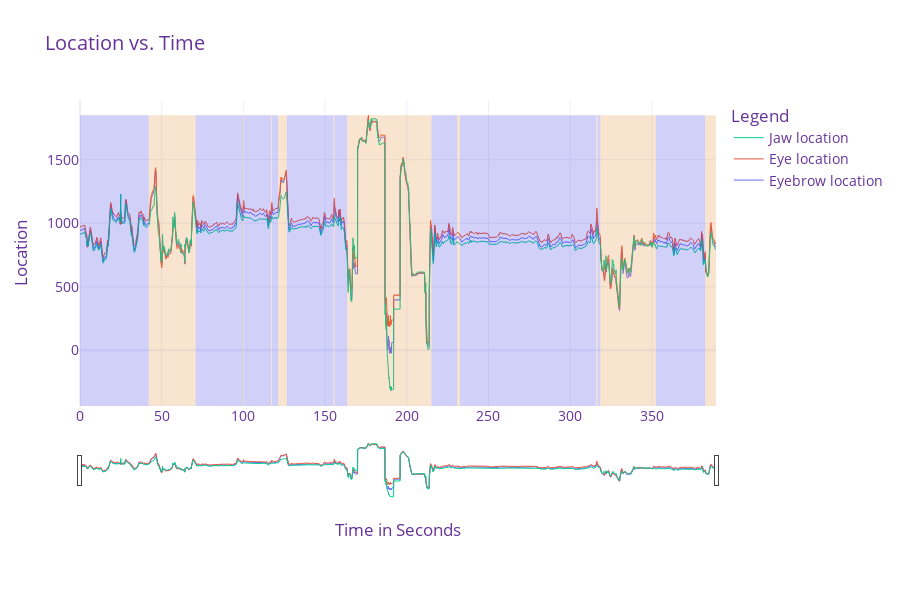

The code cell stored with this chart in its notebook:
### Code cell
# Create figure
fig = go.Figure()

# Add traces
if feature[0] == 1:
    fig.add_trace(go.Scatter(
        x=df[' timestamp'],
        y=df[' x_{}'.format(lib.coor_dir["eyebrow"][0])],
        name='Eyebrow location'
    ))
if feature[1] == 1:
    fig.add_trace(go.Scatter(
        x=df[' timestamp'],
        y=df[' x_{}'.format(lib.coor_dir["eye"][0])],
        name='Eye location'
    ))
if feature[2] == 1:
    fig.add_trace(go.Scatter(
        x=df[' timestamp'],
        y=df[' x_{}'.format(lib.coor_dir["jaw"][0])],
        name='Jaw location'
    ))
if feature[3] == 1:
    fig.add_trace(go.Scatter(
        x=df[' timestamp'],
        y=df[' x_{}'.format(lib.coor_dir["nose"][0])],
        name='Nose location'
    ))
if feature[4] == 1:
    fig.add_trace(go.Scatter(
        x=df[' timestamp'],
        y=df[' x_{}'.format(lib.coor_dir["innerlip"][0])],
        name='Innerlip location'
    ))
if feature[5] == 1:
    fig.add_trace(go.Scatter(
        x=df[' timestamp'],
        y=df[' x_{}'.format(lib.coor_dir["outerlip"][0])],
        name='Outerlip location'
    ))
if feature[6] == 1:
    fig.add_trace(go.Scatter(
        x=df[' timestamp'],
        y=df[' gaze_angle_x'],
        name='Eye Gaze location'
    ))


fig.update_layout(
    title="Location of Facial Features over Time",
    legend_title="Legend",
    font=dict(
        size=14,
        color="RebeccaPurple"
    )
)

# style all the traces
fig.update_traces(
    line={"width": 1},
    mode="lines",
    showlegend=True
)

fig.update_xaxes(title_text='Time in Seconds')
fig.update_yaxes(title_text='Location')


# Add shapes
fig.update_layout(
    shapes=[
        dict(
            fillcolor="rgba(29, 22, 224, 0.2)",
            line={"width": 0},
            type="rect",
            x0=0,
            x1=al['Column6'][0],
            xref="x",
            y0=0,
            y1=0.95,
            yref="paper"
        ),
        dict(
            fillcolor="rgba(224, 123, 22, 0.2)",
            line={"width": 0},
            type="rect",
            x0=al['Column6'][0],
            x1=al['Column6'][1],
            xref="x",
            y0=0,
            y1=0.95,
            yref="paper"
        ),
        dict(
            fillcolor="rgba(29, 22, 224, 0.2)",
            line={"width": 0},
            type="rect",
            x0=al['Column6'][1],
            x1=al['Column6'][2],
            xref="x",
            y0=0,
            y1=0.95,
            yref="paper"
        ),
        dict(
            fillcolor="rgba(224, 123, 22, 0.2)",
            line={"width": 0},
            type="rect",
            x0=al['Column6'][2],
            x1=al['Column6'][3],
            xref="x",
            y0=0,
            y1=0.95,
            yref="paper"
        ),
        dict(
            fillcolor="rgba(29, 22, 224, 0.2)",
            line={"width": 0},
            type="rect",
            x0=al['Column6'][3],
            x1=al['Column6'][4],
            xref="x",
            y0=0,
            y1=0.95,
            yref="paper"
        ),
        dict(
            fillcolor="rgba(224, 123, 22, 0.2)",
            line={"width": 0},
            type="rect",
            x0=al['Column6'][4],
            x1=al['Column6'][5],
            xref="x",
            y0=0,
            y1=0.95,
            yref="paper"
        ),
         dict(
            fillcolor="rgba(29, 22, 224, 0.2)",
            line={"width": 0},
            type="rect",
            x0=al['Column6'][5],
            x1=al['Column6'][6],
            xref="x",
            y0=0,
            y1=0.95,
            yref="paper"
        ),
        dict(
            fillcolor="rgba(224, 123, 22, 0.2)",
            line={"width": 0},
            type="rect",
            x0=al['Column6'][6],
            x1=al['Column6'][7],
            xref="x",
            y0=0,
            y1=0.95,
            yref="paper"
        ),
        dict(
            fillcolor="rgba(29, 22, 224, 0.2)",
            line={"width": 0},
            type="rect",
            x0=al['Column6'][7],
            x1=al['Column6'][8],
            xref="x",
            y0=0,
            y1=0.95,
            yref="paper"
        ),
        dict(
            fillcolor="rgba(224, 123, 22, 0.2)",
            line={"width": 0},
            type="rect",
            x0=al['Column6'][8],
            x1=al['Column6'][9],
            xref="x",
            y0=0,
            y1=0.95,
            yref="paper"
        ),
        dict(
            fillcolor="rgba(29, 22, 224, 0.2)",
            line={"width": 0},
            type="rect",
            x0=al['Column6'][9],
            x1=al['Column6'][10],
            xref="x",
            y0=0,
            y1=0.95,
            yref="paper"
        ),
        dict(
            fillcolor="rgba(224, 123, 22, 0.2)",
            line={"width": 0},
            type="rect",
            x0=al['Column6'][10],
            x1=al['Column6'][11],
            xref="x",
            y0=0,
            y1=0.95,
            yref="paper"
        ),
        dict(
            fillcolor="rgba(29, 22, 224, 0.2)",
            line={"width": 0},
            type="rect",
            x0=al['Column6'][11],
            x1=al['Column6'][12],
            xref="x",
            y0=0,
            y1=0.95,
            yref="paper"
        ),
        dict(
            fillcolor="rgba(224, 123, 22, 0.2)",
            line={"width": 0},
            type="rect",
            x0=al['Column6'][12],
            x1=al['Column6'][13],
            xref="x",
            y0=0,
            y1=0.95,
            yref="paper"
        ),
        dict(
            fillcolor="rgba(29, 22, 224, 0.2)",
            line={"width": 0},
            type="rect",
            x0=al['Column6'][13],
            x1=al['Column6'][14],
            xref="x",
            y0=0,
            y1=0.95,
            yref="paper"
        ),
        dict(
            fillcolor="rgba(224, 123, 22, 0.2)",
            line={"width": 0},
            type="rect",
            x0=al['Column6'][14],
            x1=al['Column6'][15],
            xref="x",
            y0=0,
            y1=0.95,
            yref="paper"
        ),
        dict(
            fillcolor="rgba(29, 22, 224, 0.2)",
            line={"width": 0},
            type="rect",
            x0=al['Column6'][15],
            x1=al['Column6'][16],
            xref="x",
            y0=0,
            y1=0.95,
            yref="paper"
        ),
        dict(
            fillcolor="rgba(224, 123, 22, 0.2)",
            line={"width": 0},
            type="rect",
            x0=al['Column6'][16],
            x1=al['Column6'][17],
            xref="x",
            y0=0,
            y1=0.95,
            yref="paper"
        ),
        dict(
            fillcolor="rgba(29, 22, 224, 0.2)",
            line={"width": 0},
            type="rect",
            x0=al['Column6'][17],
            x1=al['Column6'][18],
            xref="x",
            y0=0,
            y1=0.95,
            yref="paper"
        ),
        dict(
            fillcolor="rgba(224, 123, 22, 0.2)",
            line={"width": 0},
            type="rect",
            x0=al['Column6'][18],
            x1=al['Column6'][19],
            xref="x",
            y0=0,
            y1=0.95,
            yref="paper"
        )
    ]
)

fig.update_layout(
    xaxis=dict(
        autorange=True,
        range=[0, 389],
        rangeslider=dict(
            autorange=True,
            range=[0, 389]
        ),
    )
)

fig.update_layout(
    dragmode="zoom",
    hovermode="x",
    legend=dict(traceorder="reversed"),
    height=600,
    template="plotly_white",
    margin=dict(
        t=100,
        b=100
    ),
)

fig.show()

### Figure 1 — Plotly figure (JSON) as saved in the notebook; plotly's stock layout.template omitted (floating-point values rounded to 4 significant figures; data arrays with more than 128 entries replaced by an {"elided": "..."} marker saying what was removed)
{"data": [{"line": {"width": 1}, "mode": "lines", "name": "Eyebrow location", "showlegend": true, "type": "scatter", "x": {"elided": "9730 float values"}, "y": {"elided": "9730 float values"}}, {"line": {"width": 1}, "mode": "lines", "name": "Eye location", "showlegend": true, "type": "scatter", "x": {"elided": "9730 float values"}, "y": {"elided": "9730 float values"}}, {"line": {"width": 1}, "mode": "lines", "name": "Jaw location", "showlegend": true, "type": "scatter", "x": {"elided": "9730 float values"}, "y": {"elided": "9730 float values"}}], "layout": {"dragmode": "zoom", "font": {"color": "RebeccaPurple", "size": 14}, "height": 600, "hovermode": "x", "legend": {"title": {"text": "Legend"}, "traceorder": "reversed"}, "margin": {"b": 100, "t": 100}, "shapes": [{"fillcolor": "rgba(29, 22, 224, 0.2)", "line": {"width": 0}, "type": "rect", "x0": 0, "x1": 42.06, "xref": "x", "y0": 0, "y1": 0.95, "yref": "paper"}, {"fillcolor": "rgba(224, 123, 22, 0.2)", "line": {"width": 0}, "type": "rect", "x0": 42.06, "x1": 70.79, "xref": "x", "y0": 0, "y1": 0.95, "yref": "paper"}, {"fillcolor": "rgba(29, 22, 224, 0.2)", "line": {"width": 0}, "type": "rect", "x0": 70.79, "x1": 99.72, "xref": "x", "y0": 0, "y1": 0.95, "yref": "paper"}, {"fillcolor": "rgba(224, 123, 22, 0.2)", "line": {"width": 0}, "type": "rect", "x0": 99.72, "x1": 100.3, "xref": "x", "y0": 0, "y1": 0.95, "yref": "paper"}, {"fillcolor": "rgba(29, 22, 224, 0.2)", "line": {"width": 0}, "type": "rect", "x0": 100.3, "x1": 116.9, "xref": "x", "y0": 0, "y1": 0.95, "yref": "paper"}, {"fillcolor": "rgba(224, 123, 22, 0.2)", "line": {"width": 0}, "type": "rect", "x0": 116.9, "x1": 117.5, "xref": "x", "y0": 0, "y1": 0.95, "yref": "paper"}, {"fillcolor": "rgba(29, 22, 224, 0.2)", "line": {"width": 0}, "type": "rect", "x0": 117.5, "x1": 121.3, "xref": "x", "y0": 0, "y1": 0.95, "yref": "paper"}, {"fillcolor": "rgba(224, 123, 22, 0.2)", "line": {"width": 0}, "type": "rect", "x0": 121.3, "x1": 126.6, "xref": "x", "y0": 0, "y1": 0.95, "yref": "paper"}, {"fillcolor": "rgba(29, 22, 224, 0.2)", "line": {"width": 0}, "type": "rect", "x0": 126.6, "x1": 155.3, "xref": "x", "y0": 0, "y1": 0.95, "yref": "paper"}, {"fillcolor": "rgba(224, 123, 22, 0.2)", "line": {"width": 0}, "type": "rect", "x0": 155.3, "x1": 155.8, "xref": "x", "y0": 0, "y1": 0.95, "yref": "paper"}, {"fillcolor": "rgba(29, 22, 224, 0.2)", "line": {"width": 0}, "type": "rect", "x0": 155.8, "x1": 163.5, "xref": "x", "y0": 0, "y1": 0.95, "yref": "paper"}, {"fillcolor": "rgba(224, 123, 22, 0.2)", "line": {"width": 0}, "type": "rect", "x0": 163.5, "x1": 215.1, "xref": "x", "y0": 0, "y1": 0.95, "yref": "paper"}, {"fillcolor": "rgba(29, 22, 224, 0.2)", "line": {"width": 0}, "type": "rect", "x0": 215.1, "x1": 230.9, "xref": "x", "y0": 0, "y1": 0.95, "yref": "paper"}, {"fillcolor": "rgba(224, 123, 22, 0.2)", "line": {"width": 0}, "type": "rect", "x0": 230.9, "x1": 232.6, "xref": "x", "y0": 0, "y1": 0.95, "yref": "paper"}, {"fillcolor": "rgba(29, 22, 224, 0.2)", "line": {"width": 0}, "type": "rect", "x0": 232.6, "x1": 315.9, "xref": "x", "y0": 0, "y1": 0.95, "yref": "paper"}, {"fillcolor": "rgba(224, 123, 22, 0.2)", "line": {"width": 0}, "type": "rect", "x0": 315.9, "x1": 316.6, "xref": "x", "y0": 0, "y1": 0.95, "yref": "paper"}, {"fillcolor": "rgba(29, 22, 224, 0.2)", "line": {"width": 0}, "type": "rect", "x0": 316.6, "x1": 318.4, "xref": "x", "y0": 0, "y1": 0.95, "yref": "paper"}, {"fillcolor": "rgba(224, 123, 22, 0.2)", "line": {"width": 0}, "type": "rect", "x0": 318.4, "x1": 352.5, "xref": "x", "y0": 0, "y1": 0.95, "yref": "paper"}, {"fillcolor": "rgba(29, 22, 224, 0.2)", "line": {"width": 0}, "type": "rect", "x0": 352.5, "x1": 382.7, "xref": "x", "y0": 0, "y1": 0.95, "yref": "paper"}, {"fillcolor": "rgba(224, 123, 22, 0.2)", "line": {"width": 0}, "type": "rect", "x0": 382.7, "x1": 389.3, "xref": "x", "y0": 0, "y1": 0.95, "yref": "paper"}], "title": {"text": "Location vs. Time"}, "xaxis": {"autorange": true, "range": [0, 389], "rangeslider": {"autorange": true, "range": [0, 389]}, "title": {"text": "Time in Seconds"}}, "yaxis": {"title": {"text": "Location"}}}}
